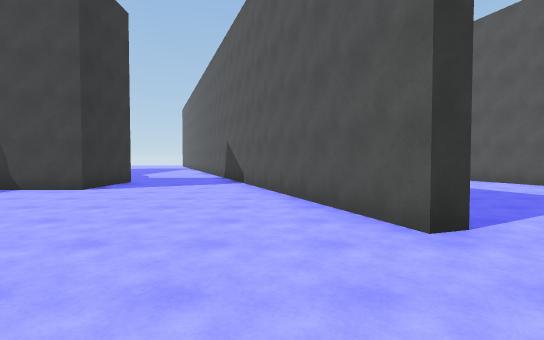
View 1 (above)

20 first-person views from a walk through a scene from a Unity 3-D project. The camera is 1.4 m above the floor, tilts 2° down and sees 80° across. The floor is counted in squares, 2 m on a side. Each view is taken from the middle of a square. On the plan, view 1 faces up. The plan holds only what a view shows up to about 10 squares ahead; the rest is blank. The place goes on beyond the plan. The player character is not drawn.

View 2
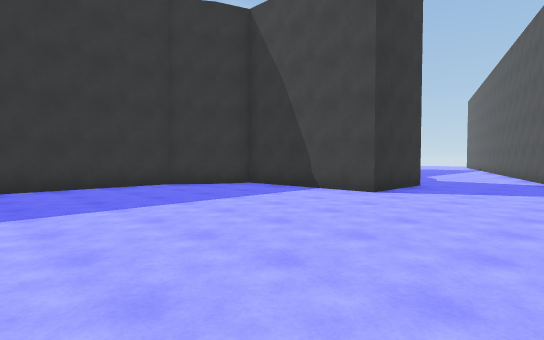

View 3
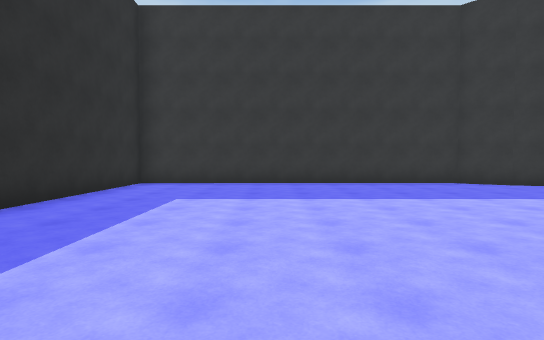

View 4
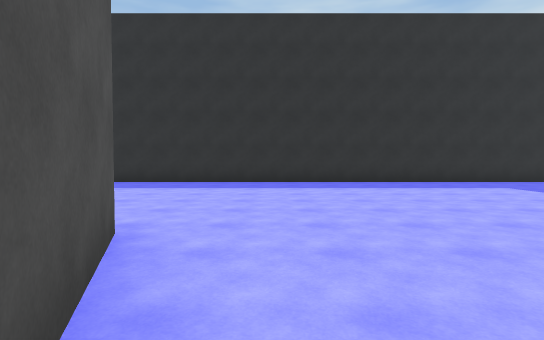

View 5
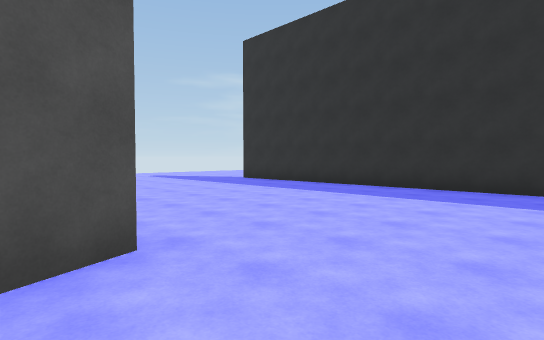

View 6
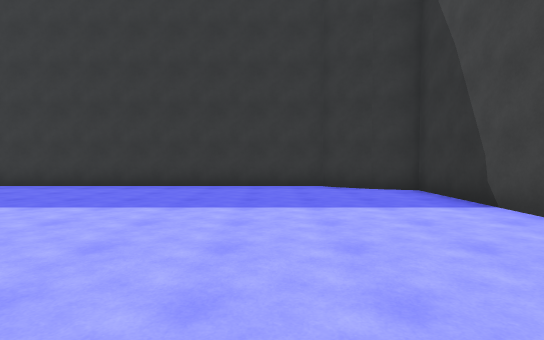

View 7
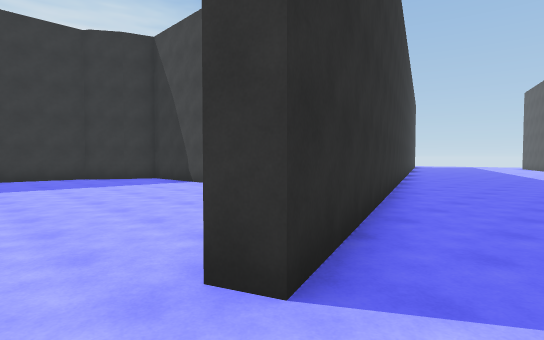

View 8
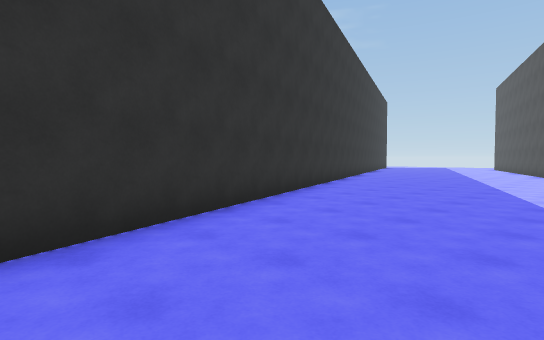

View 9
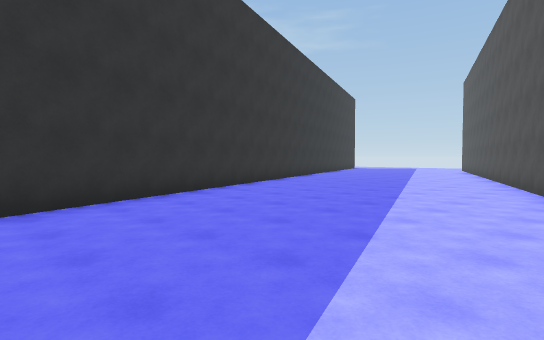

View 10
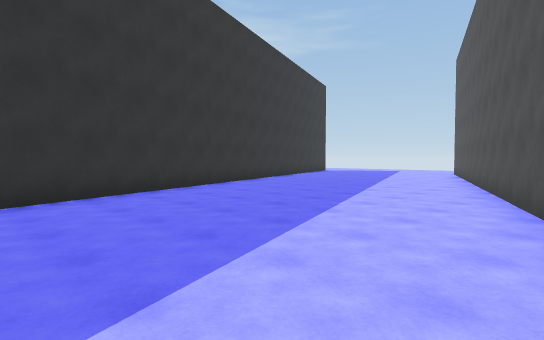

View 11
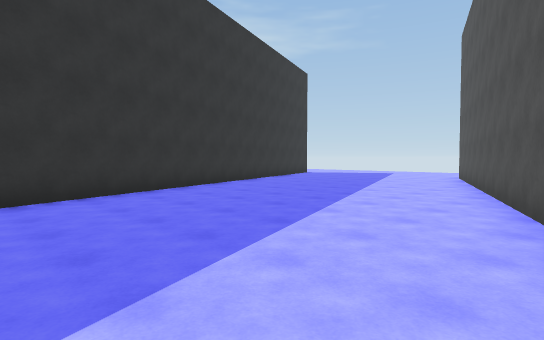

View 12
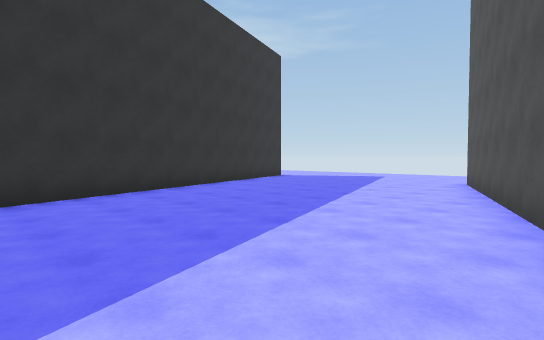

View 13
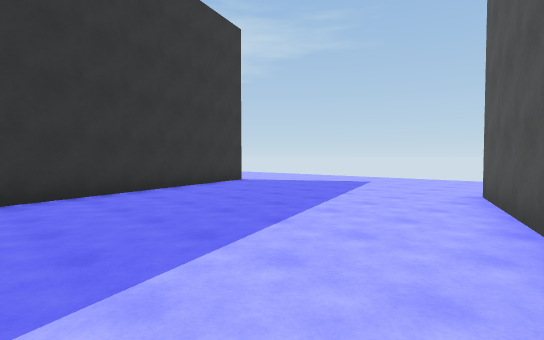

View 14
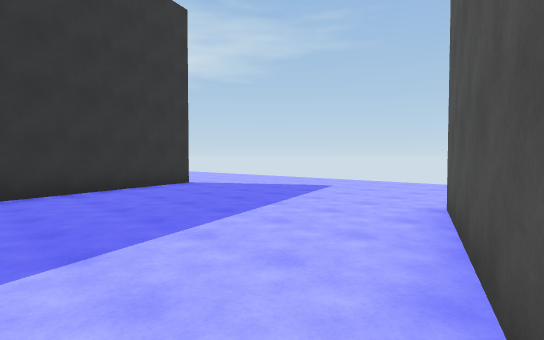

View 15
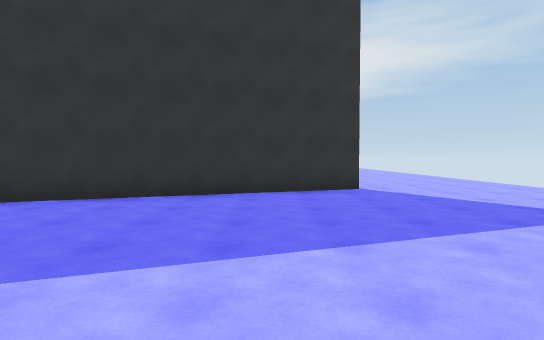

View 16
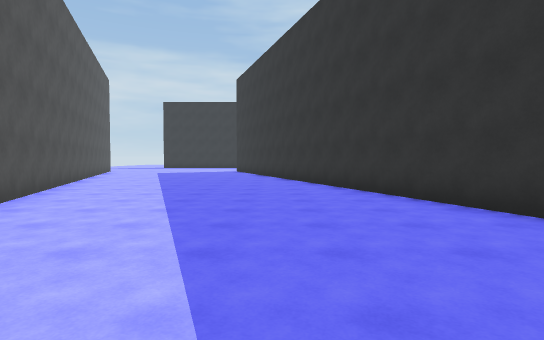

View 17
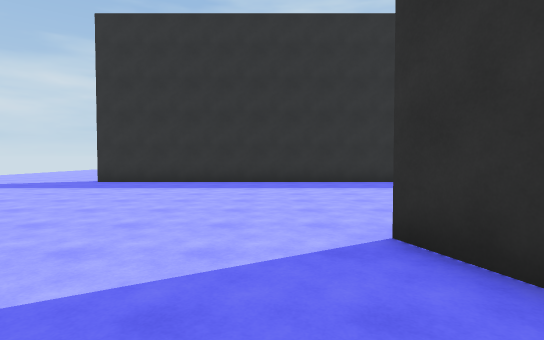

View 18
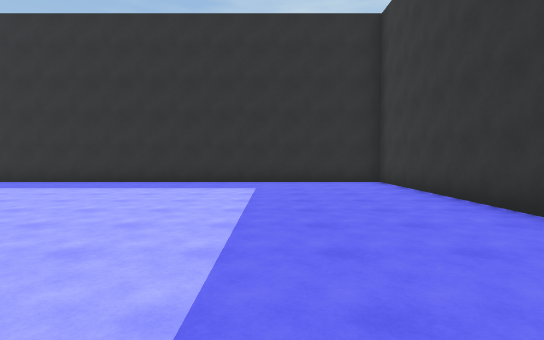

View 19
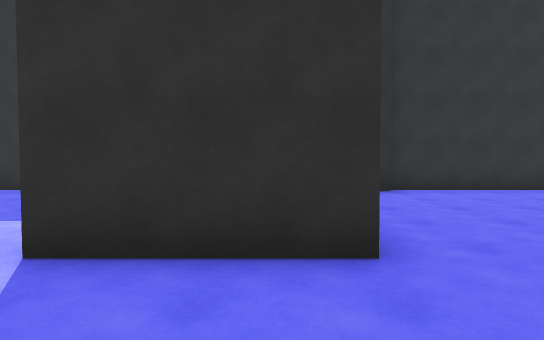

View 20
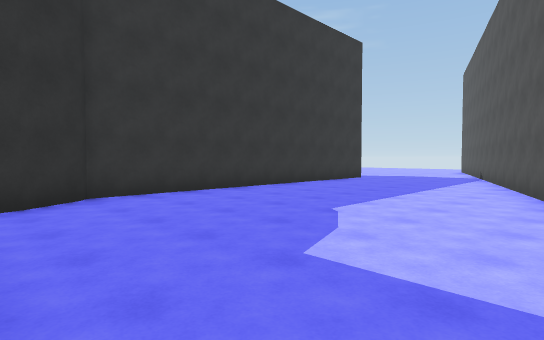

### Floor plan
Points are (right, up) in squares from view 1. A wall is a line through its corners. A room is listed if a view was taken in it or the views show most of it. See-through windows are left out.
Room 1 (views 1, 2, 3, 4, 5, 6, 7, 8, 9, 10, 11, 12, 13, 14, 15, 16, 17, 18, 19)
walls: (-4.2, 9.9) (-4.2, 7.3) (-8.2, 7.3) (-8.5, 6.2); (5.3, 13.1) (-0.4, 28.9); (-8.5, 6.3) (-9, 5.5) (-9.2, 5.3) (-9.2, -3.8) (5.5, -3.8); (-7.5, 29.1) (1.9, 3.2) (1.5, 3) (-1.1, 10)
ways out: opening at (-7, 30) to room 2; opening at (-3, 9) to room 2
Room 2 (view 20)
walls: (-9.1, 11.6) (-8.5, 10.7); (-9.2, 18) (-9.2, 11.6); (-3.6, 16.9) (-5.4, 21.8); (-2, 12.5) (-2.5, 13.8)
ways out: opening at (-7, 30) to room 1; opening at (-3, 9) to room 1

Positions as (right, up) in squares from view 1, and headings:
1: (0, 0), facing up
2: (-1, 1), facing up-left
3: (0, 0), facing left
4: (0, 6), facing down
5: (-1, 4), facing down-right
6: (-1, 4), facing left
7: (3, 2), facing up-left
8: (4, 5), facing up-left
9: (5, 8), facing up-left
10: (4, 13), facing up-left
11: (3, 16), facing up-left
12: (2, 19), facing up-left
13: (1, 22), facing up-left
14: (1, 24), facing up-left
15: (0, 27), facing left
16: (0, 21), facing down
17: (3, 6), facing down
18: (-6, 6), facing down
19: (-2, 9), facing left
20: (-3, 10), facing up-left
